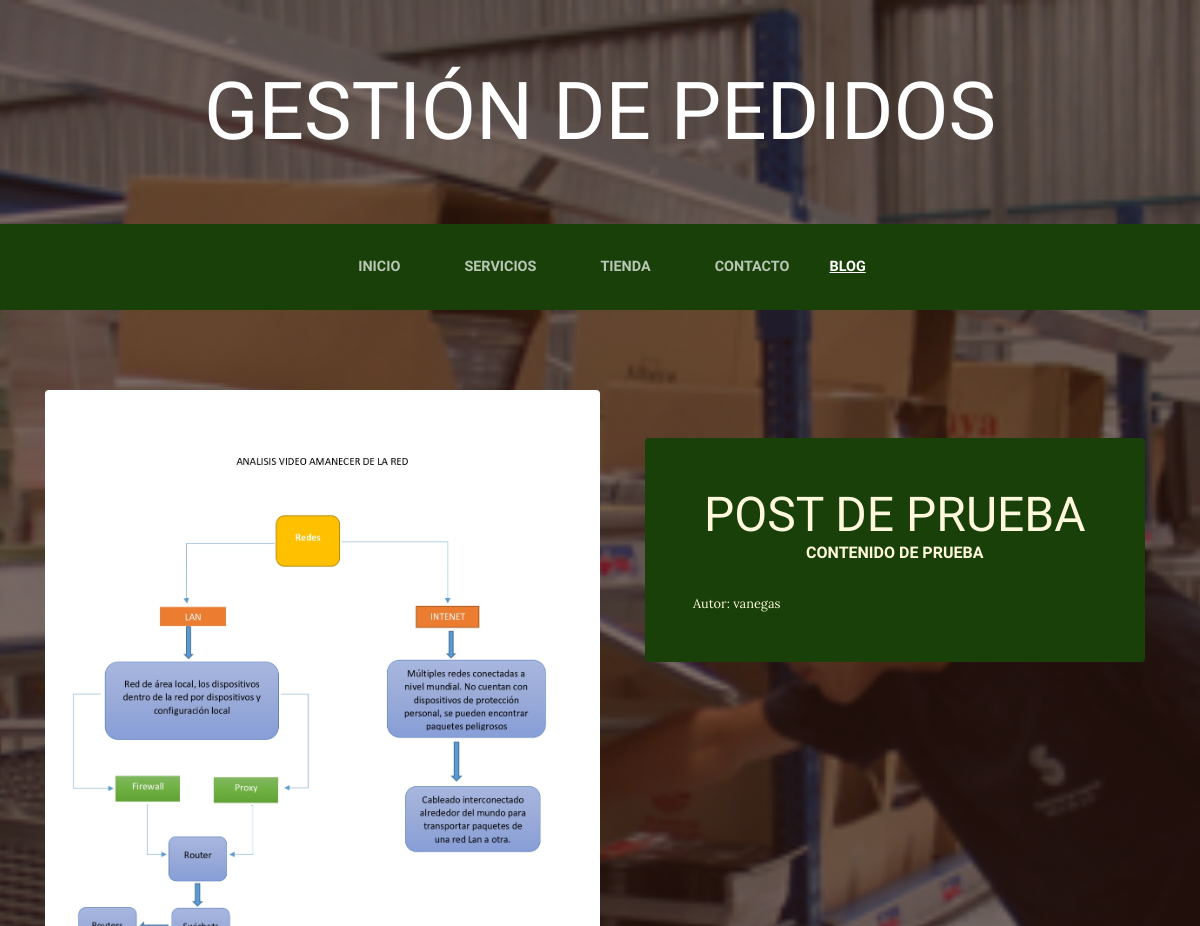
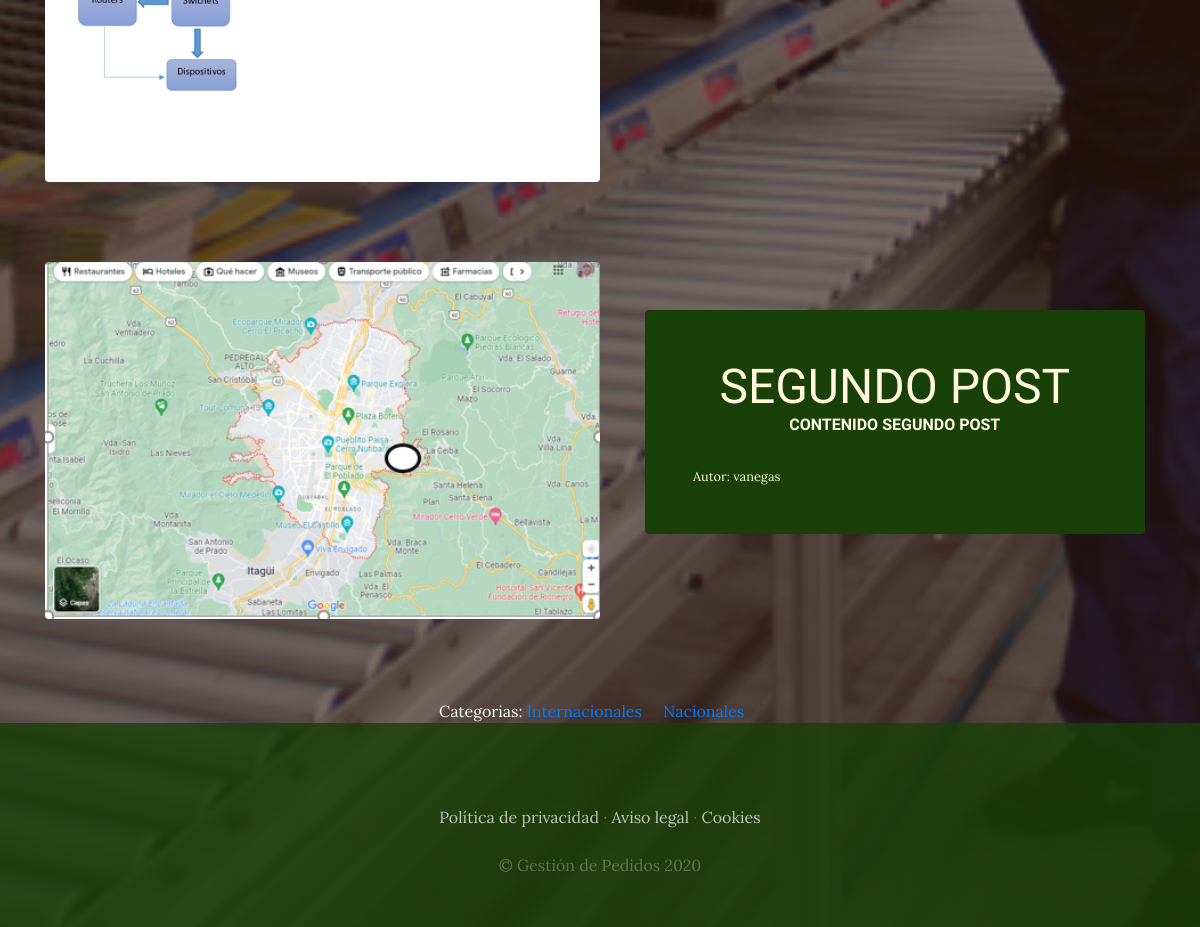
Screenshot of /blog/ with the database file from the repository (2 pictures, top to bottom).
### blog/models.py (models this page shows, shortened)
class Post (models.Model):
    titulo =models.CharField(max_length=50)
    contenido=models.CharField(max_length=50)
    imagen=models.ImageField(upload_to="blog", null=True, blank=True)
    autor=models.ForeignKey(User,on_delete=models.CASCADE)
    categorias=models.ManyToManyField(Categoria)
    created=models.DateTimeField(auto_now_add=True)
    update=models.DateTimeField(auto_now_add=True)
    class Meta:
        verbose_name='post'
        verbose_name_plural='posts'

class Categoria(models.Model):
    nombre =models.CharField(max_length=50)
    created=models.DateTimeField(auto_now_add=True)
    update=models.DateTimeField(auto_now_add=True)
    class Meta:
        verbose_name='categoria'
        verbose_name_plural='categorias'

### blog/views.py (the view)
# urls.py: 2. Add a URL to urlpatterns:  path('blog/', include('blog.urls'))
def blog(request):
    posts=Post.objects.all()
    return render(request,"blog/blog.html", {"posts": posts})

### blog/templates/blog/blog.html
{%extends "ProyectowebApp/base.html" %}
{% load static %}
{% block content %}
  {% for post in posts %}
  <section class="page-section clearfix">
      <div class="container">
        <div class="intro">
          <img class="intro-img img-fluid mb-3 mb-lg-0 rounded" src="{{post.imagen.url}}" alt=""style="width: 50%;">
          <div class="intro-text left-0 text-center bg-faded p-5 rounded">
            <h2 class="section-heading mb-4" >
              <span class="section-heading-lower">{{post.titulo}}</span>
              <span class="section-heading-upper">{{post.contenido}}</span>
            </h2>
            <div style="text-align: left; font-size: 0.8em;">
              Autor: {{post.autor}}
            </div>
          </div>
        </div>
      </div>
    </section>
    {% endfor %}
    <section>
        <div style="width: 75%; margin: auto; text-align: center; color: white;">
          Categorias:
          {% for post in posts %}
            {% for categoria in post.categorias.all %}
           <a href ="{% url 'categoria' categoria.id %}" class="linksCategorias">{{categoria.nombre}} </a>&nbsp;&nbsp;&nbsp;
            {% endfor %}
          {% endfor %}
        </div>
      </section>
{% endblock %}

### ProyectowebApp/static/ProyectowebApp/css/gestion.css (style rules this page uses)
body { font-family: 'Lora'; background: linear-gradient(rgba(47, 23, 15, 0.65), rgba(47, 23, 15, 0.65)), url("../img/bg_main.jpg"); background-attachment: fixed; background-position: center; background-size: cover; }
h1, h2, h3, h4, h5, h6 { font-family: 'Raleway'; }
.page-section { margin-top: 5rem; margin-bottom: 5rem; }
.section-heading { text-transform: uppercase; }
.section-heading .section-heading-upper { display: block; font-size: 1rem; font-weight: 800; padding-bottom:.5rem; }
.section-heading .section-heading-lower { display: block; font-size: 3rem; font-weight: 100; }
.bg-faded { background-color: rgba(255, 255, 255, 0.85); }
.intro { position: relative; }
@media (min-width: 992px) { .intro .intro-img { width: 75%; float: left; } }
@media (min-width: 992px) { .intro .intro-text { left: 600; width: 60%; margin-top: 3rem; background-color: rgba(24, 64, 8); color: cornsilk; position: absolute; } }
@media (min-width: 1200px) { .intro .intro-text { width: 45%; } }

### rows the page displays
Post: imagen (picture), titulo "POST DE PRUEBA", contenido "CONTENIDO DE PRUEBA", autor "vanegas"
Post: imagen (picture), titulo "SEGUNDO POST", contenido "CONTENIDO SEGUNDO POST", autor "vanegas"
Categoria: nombre "Internacionales"
Categoria: nombre "Nacionales"
